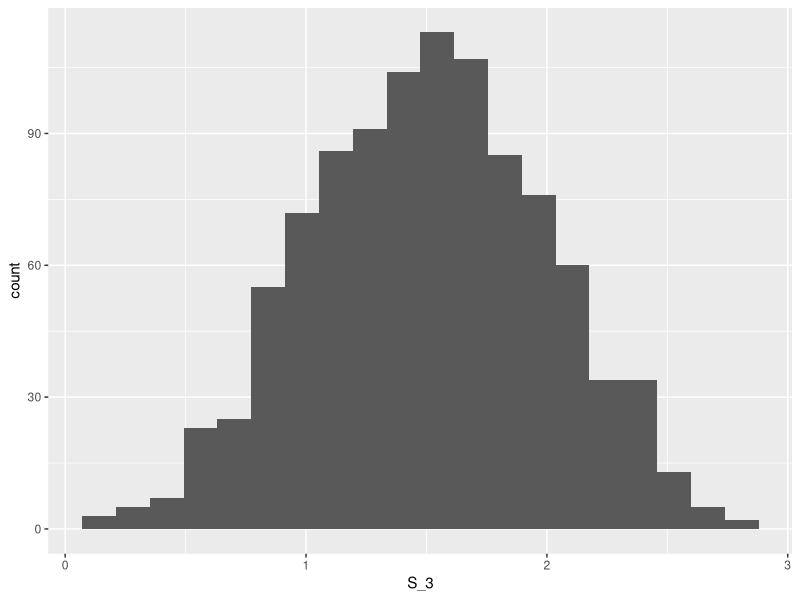
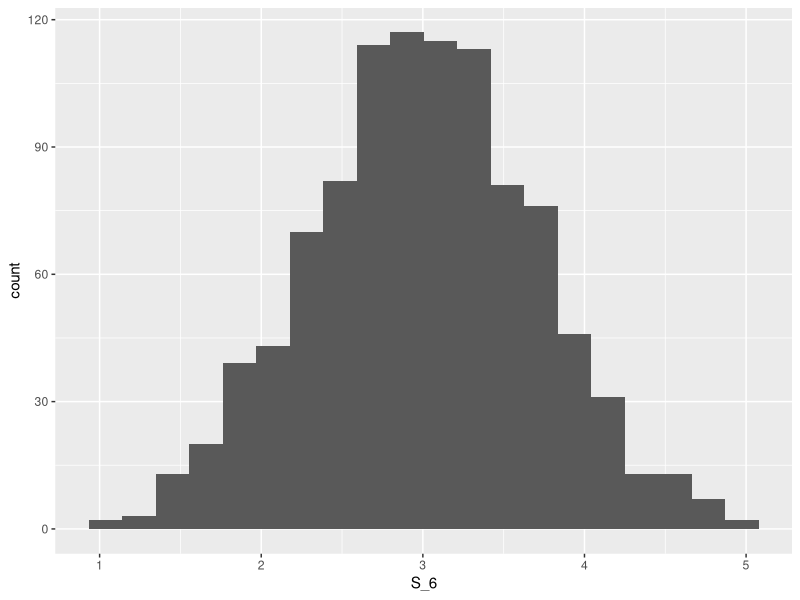
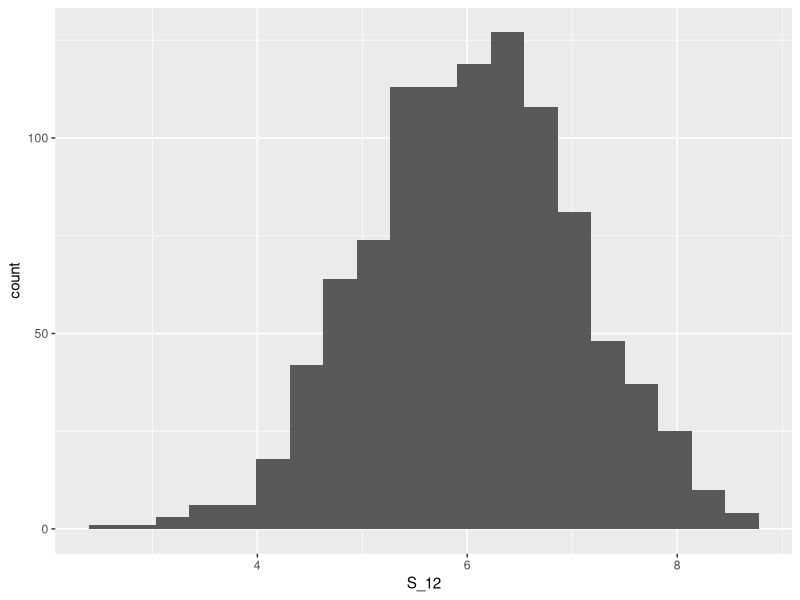
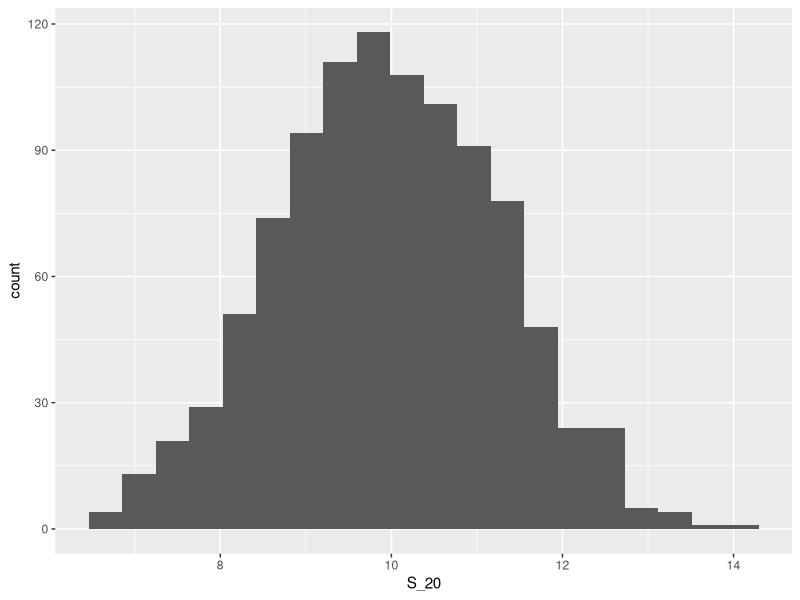
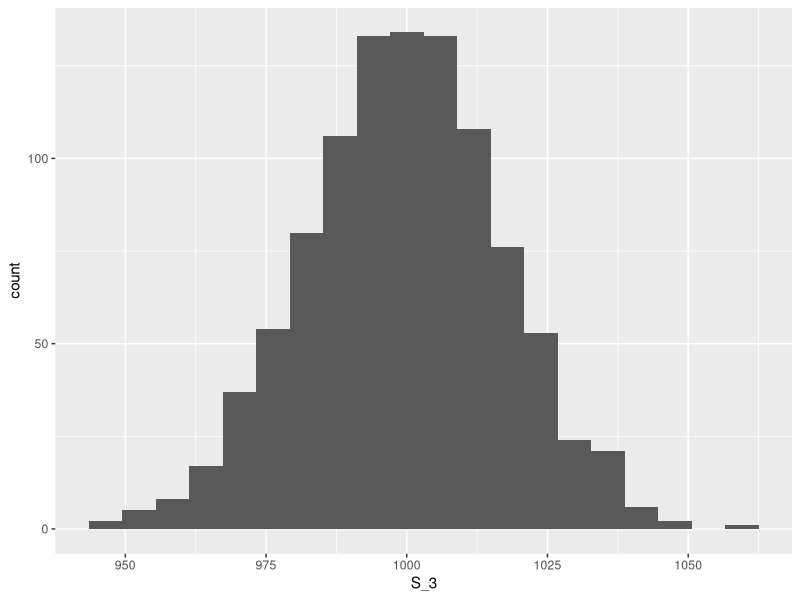
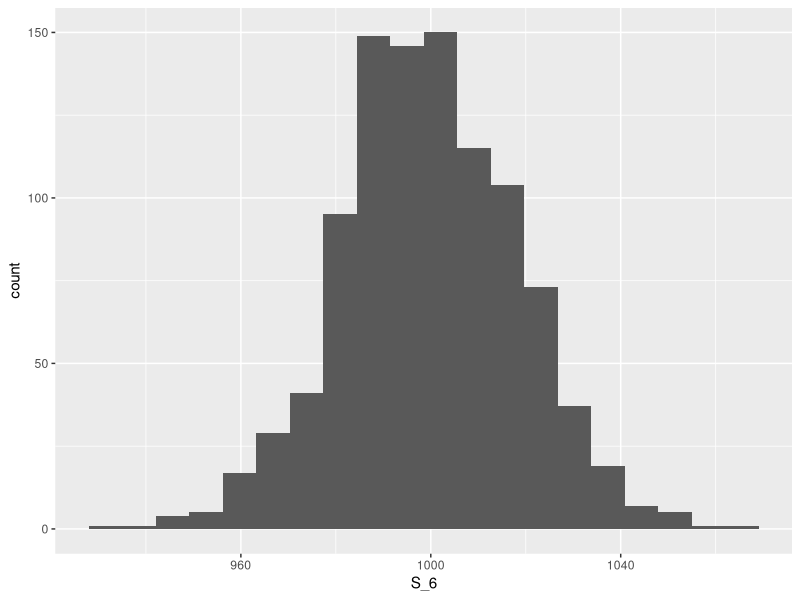
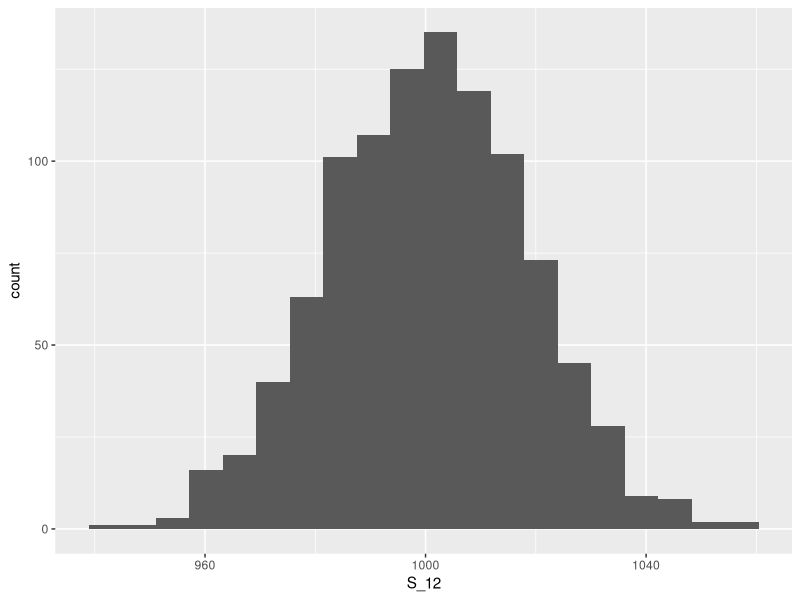
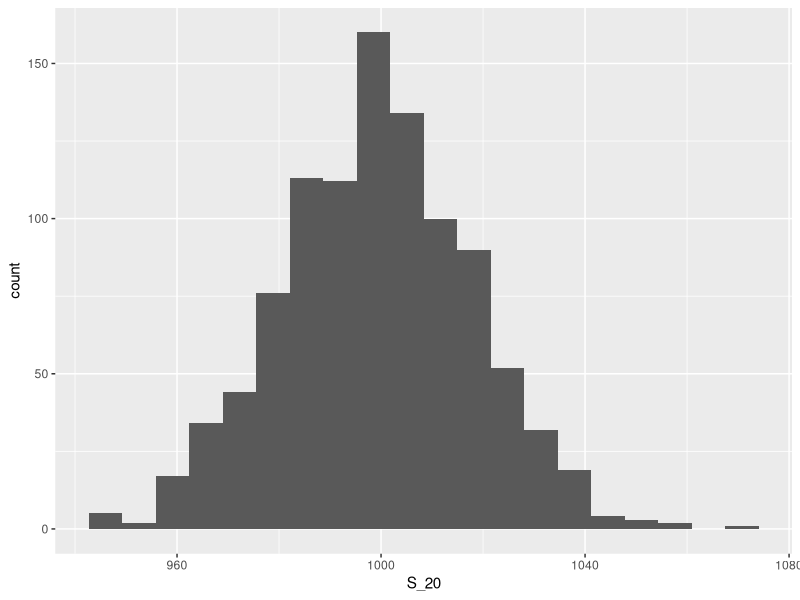

R code for these plots, in order:
## ---- chunk 1
knitr::opts_chunk$set(echo = TRUE)
## ---- chunk 2
library(glue)
library(ggplot2)
## ---- chunk 3
set.seed(1234)
sample_sizes <- c(3, 6, 12, 20)
n_trials <- 1000
## ---- chunk 4
df <- data.frame(S_3=c(1:1000), 
                 S_6=c(1:1000),
                 S_12=c(1:1000),
                 S_20=c(1:1000))
for (n in sample_sizes){
  trial_sums <- c()
  for (i in seq(1, 1000)){
    t <- sum(runif(n))
    trial_sums <- append(trial_sums, t)
  }
  df[glue('S_{n}')] <- trial_sums
}


ggplot(df, aes(x=S_3)) + geom_histogram(bins=20)

# Sample size of 6
ggplot(df, aes(x=S_6)) + geom_histogram(bins=20)

# Sample size of 12
ggplot(df, aes(x=S_12)) + geom_histogram(bins=20)

# Sample size of 20
ggplot(df, aes(x=S_20)) + geom_histogram(bins=20)
## ---- chunk 5
df <- data.frame(S_3=c(1:1000), 
                 S_6=c(1:1000),
                 S_12=c(1:1000),
                 S_20=c(1:1000))

f <- function(x){2 *x} # custom PDF
for (n in sample_sizes){
  trial_sums <- c()
  for (i in seq(1, n_trials)){
    u <- runif(n_trials)
    r <- f(u)
    t <- sum(r)
    trial_sums <- append(trial_sums, t)
  }
  df[glue('S_{n}')] <- trial_sums
}


ggplot(df, aes(x=S_3)) + geom_histogram(bins=20)

# Sample size of 6
ggplot(df, aes(x=S_6)) + geom_histogram(bins=20)

# Sample size of 12
ggplot(df, aes(x=S_12)) + geom_histogram(bins=20)

# Sample size of 20
ggplot(df, aes(x=S_20)) + geom_histogram(bins=20)
## ---- chunk 6
df <- data.frame(S_3=c(1:1000), 
                 S_6=c(1:1000),
                 S_12=c(1:1000),
                 S_20=c(1:1000))

f <- function(x){3 * (x**2)} # custom PDF
for (n in sample_sizes){
  trial_sums <- c()
  for (i in seq(1, n_trials)){
    u <- runif(n_trials)
    r <- f(u)
    t <- sum(r)
    trial_sums <- append(trial_sums, t)
  }
  df[glue('S_{n}')] <- trial_sums
}


ggplot(df, aes(x=S_3)) + geom_histogram(bins=20)

# Sample size of 6
ggplot(df, aes(x=S_6)) + geom_histogram(bins=20)

# Sample size of 12
ggplot(df, aes(x=S_12)) + geom_histogram(bins=20)

# Sample size of 20
ggplot(df, aes(x=S_20)) + geom_histogram(bins=20)
## ---- chunk 7
df <- data.frame(S_3=c(1:1000), 
                 S_6=c(1:1000),
                 S_12=c(1:1000),
                 S_20=c(1:1000))

f <- function(x){4 * abs(x - (1/2))} # custom PDF
for (n in sample_sizes){
  trial_sums <- c()
  for (i in seq(1, n_trials)){
    u <- runif(n_trials)
    r <- f(u)
    t <- sum(r)
    trial_sums <- append(trial_sums, t)
  }
  df[glue('S_{n}')] <- trial_sums
}


ggplot(df, aes(x=S_3)) + geom_histogram(bins=20)

# Sample size of 6
ggplot(df, aes(x=S_6)) + geom_histogram(bins=20)

# Sample size of 12
ggplot(df, aes(x=S_12)) + geom_histogram(bins=20)

# Sample size of 20
ggplot(df, aes(x=S_20)) + geom_histogram(bins=20)
## ---- chunk 8
df <- data.frame(S_3=c(1:1000), 
                 S_6=c(1:1000),
                 S_12=c(1:1000),
                 S_20=c(1:1000))

f <- function(x){2 - (4 * abs(x - (1/2)))} # custom PDF
for (n in sample_sizes){
  trial_sums <- c()
  for (i in seq(1, n_trials)){
    u <- runif(n_trials)
    r <- f(u)
    t <- sum(r)
    trial_sums <- append(trial_sums, t)
  }
  df[glue('S_{n}')] <- trial_sums
}


ggplot(df, aes(x=S_3)) + geom_histogram(bins=20)

# Sample size of 6
ggplot(df, aes(x=S_6)) + geom_histogram(bins=20)

# Sample size of 12
ggplot(df, aes(x=S_12)) + geom_histogram(bins=20)

# Sample size of 20
ggplot(df, aes(x=S_20)) + geom_histogram(bins=20)
## ---- chunk 9
n_trials <- 10000 # larger number of trials
df <- data.frame(S_50=c(1:n_trials), 
                 S_500=c(1:n_trials),
                 S_5000=c(1:n_trials)
                 )
sample_sizes <- c(50, 500, 5000)

f <- function(x){2 - (4 * abs(x - (1/2)))} # custom PDF
for (n in sample_sizes){
  trial_sums <- c()
  for (i in seq(1, n_trials)){
    u <- runif(n_trials)
    r <- f(u)
    t <- sum(r)
    trial_sums <- append(trial_sums, t)
  }
  df[glue('S_{n}')] <- trial_sums
}

# Sample size of 50
ggplot(df, aes(x=S_50)) + geom_histogram(bins=20)

# Sample size of 500
ggplot(df, aes(x=S_500)) + geom_histogram(bins=20)

# Sample size of 5000
ggplot(df, aes(x=S_5000)) + geom_histogram(bins=20)
